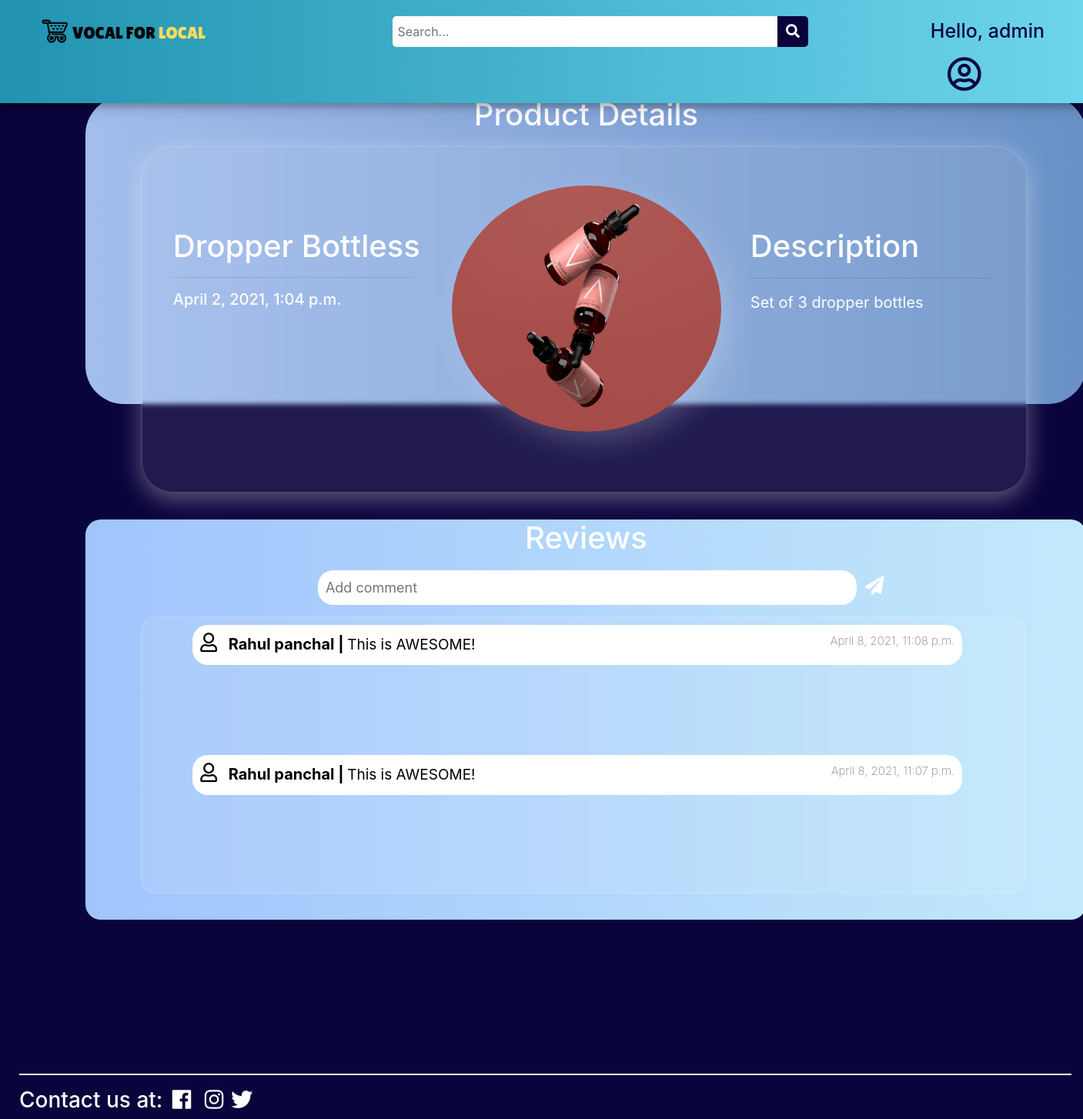
/RaRo/products/Dropper Bottless (signed in), run on the app's committed database.
### main/models.py (models this page shows, shortened)
class Post(models.Model):
    p_id = models.IntegerField(primary_key=True, null=False)
    name = models.CharField(max_length=50,null=True)
    description = models.CharField(max_length=1000, null=True)
    photo = models.ImageField(upload_to="images/",null=True,verbose_name="")
    owner = models.ForeignKey(Customer, null=True, on_delete= models.CASCADE)
    date_created = models.DateTimeField(auto_now_add=True, null=True)
    category = models.CharField(max_length=100, null=True)
    availability = models.CharField(max_length=20, null=True)
    location = models.CharField(max_length=50, null=True)
    business_name = models.CharField(max_length=50,null=True)
    price = models.IntegerField(null=True)
    @property
    def imageURL(self):
        try:
            url = self.photo.url
        except :
            url = ''
        return url

class Comment(models.Model):
    c_id = models.IntegerField(primary_key = True, null = False)
    text = models.CharField(max_length=200, null=True)
    p_id = models.ForeignKey(Post, null =True, on_delete = models.CASCADE)
    c_by = models.ForeignKey(Customer, null=True, on_delete = models.SET_NULL)
    timestamp = models.DateTimeField(auto_now_add=True, null=True)

class Customer(models.Model):
    id = models.IntegerField(primary_key=True, null=False)
    name = models.CharField(max_length=100, null=True)
    phone = models.CharField(max_length=10, null=True)
    email = models.CharField(max_length=50, null=True)
    state = models.CharField(max_length=20, null=True)
    postal_code = models.IntegerField(null=True)
    city = models.CharField(max_length=20, null=True)
    address = models.CharField(max_length=100, null=True)
    business_name = models.CharField(max_length=50,null=True)
    date_created = models.DateTimeField(auto_now_add=True, null=True)
    def __str__(self):
	    return str(self.name)

### main/views.py (the view, shortened to what this page needs)
# urls.py: path('<str:business>/products/<str:name>',views.viewPost,name="viewPost"),
def viewPost(request, business, name):
    try:
        p = Post.objects.filter(business_name=business, name=name)[0]
    except Post.DoesNotExist:
        raise Http404("No such Product is available with {}".format(business))
    comments = Comment.objects.filter(p_id=p).order_by('-c_id')
    context = {"p": p, "comments": comments}
    return render(request, 'main/viewPost.html', context)

### main/templates/main/viewPost.html (shortened to what this page needs)
{% load static %}
<!DOCTYPE html>
<html lang="en">
<head>
  <link rel="stylesheet" href="https://use.fontawesome.com/releases/v5.6.1/css/all.css"
 />
  <link rel="stylesheet" href="https://cdn.jsdelivr.net/npm/bootstrap@4.6.0/dist/css/bootstrap.min.css"
>
    <link rel="stylesheet" href="{%static '/css/viewPost.css' %}">
</head>
<body style="background-color: #0a043c;">
  <div class="topnav">
    <a class="active" href="{% url 'home' %}">
      <img id="logo" src="{% static 'images/logo.png' %}" alt="VocalForLocal" />
    </a>
    <div class="search">
      <input type="text" placeholder=" Search..." name="key" id="search-placeholder" />
      <button id="srch" type="submit" onclick="validatePlaceHolder(this)">
        <i class="fa fa-search" style="font-size: 18px"> </i>
      </button>
    </div>
    <span class="hello-msg">
      Hello, {% if user.is_authenticated %} {{request.user}} {% else %} User
      {% endif %}
    </span>
    <a class="nav-link dropdown-toggle" href="#" id="navbarDropdown" role="button" data-bs-toggle="dropdown" aria-expanded="false"          style="margin-left: 160px;">
      <i class="far fa-user-circle" style="color:#0a043c; font-size: 45px;"></i>
    </a>
  </div>
  <div class="container-fluid">
    <div id="post-card">
      <h2 style="text-align: center;margin-top: 17px; font-size: 40px;">Product Details</h2>
    </div>
    <div id="image-card">
      <div id="pdt-icon">
        <img src="{{p.imageURL}}" alt="product img" id="pdt-img" style="width: 350px;height: 320px; background-position: center; background-size: cover; border-radius: 50%;">
      </div>
      <div id="pdt-info">
        <h1 id="pdt-name">
          {{p.name}}
        </h1>
        <hr style="width:90%; ">
        <h2 id="price">
          {{p.date_created}}
        </h2>
      </div>
      <div id="details">
        <h1 id="description">
           Description
        </h1>
        <hr style="text-align: center;margin-top: 17px;width: 90%;">
        <div id="description-text">
          <p style="width: 320px; overflow-wrap: break-word; font-size: 20px;">{{p.description}}</p>
        </div>
      </div>
    </div>
    <div id="comments">
      <h2 style="text-align: center;margin-top: 17px; font-size: 40px;">Reviews</h2>
      <div id="comment-container">
        {% if comments %}
        {% for c in comments %}
        <div class="comment-card">
          <span><i class="far fa-user" style="font-size: 25px; color: black; margin-right: 10px;"></i></span>
          <span style="font-size: 20px;font-weight: bold;">{{c.c_by}} |</span>
          <span style="font-size: 19px;font-weight: 400;"> {{c.text}}<span style="float: right;font-size: 15px; font-weight: 200; color: grey">{{c.timestamp}}</span></span>
        </div>
        {% endfor%}
        {% else %}
       <div style="margin-left: 270px; margin-top: 10px;">
        <img src="{% static 'images/default_msg.PNG' %}" alt="NO COMMENTS" style="border-radius: 30px;">
       </div>
        {% endif %}
      </div>
      <div id="comment-box">
        <form method="POST" action = "{% url 'viewPost' business=p.business_name name=p.name %}">
          <input type="text" placeholder="Add comment" id="review" name="c_text" required>
          <button id="comment-btn" type="submit" style="background: none;border: none;"><i class="fa fa-paper-plane" aria-hidden="true" style="font-size: 25px;color: white;"></i></button>
        </form>
      </div>
    </div>
    <div class="footer" style="padding-left: 10px;">
      <hr style="width:100%; height: 0.5px; background-color: white;"/>
      <h3 style="color: white;">Contact us at: <span style="margin:0px 5px;"><i class="fab fa-facebook"></i></span>
        <span style="margin:0px 5px;"><i class="fab fa-instagram"></i></span><span style="margin:0px 5px;"><i class="fab fa-twitter"></i></span>
    </div>
  </div>
</body>
</html>

### static/css/viewPost.css (style rules this page uses)
* { box-sizing: border-box; }
.hello-msg { position: relative; float: right; font: verdana; font-weight: 500; font-size: 25px; color: #0a043c; margin-right: 50px; margin-top: 22px; text-align: center; }
.topnav { background: linear-gradient(to right, #2193b0, #6dd5ed); overflow: visible; box-shadow: 0 4px 8px 0 rgba(0, 0, 0, 0.2), 0 6px 20px 0 rgba(0, 0, 0, 0.19); position: fixed; top: 0; width: 100%; z-index: 3; }
.topnav a { float: left; padding: 14px 5px; text-decoration: none; font-size: 17px; }
.topnav a.active { color: rgb(255, 102, 0); text-shadow: 2px 2px 7px #ebab4a; transition: all 0.8s; border-radius: 10px; }
.search input[type="text"] { width: 500px; height: 40px; border-top-left-radius: 5px; border-bottom-left-radius: 5px; border: none; margin-top: 20px; background-color: #ffff; }
.search { float: left; margin-left: 200px; margin-top: 1px; }
#srch { transition: all 0.5s; }
.search button { height: 40px; width: 40px; background-color: #0a043c; color: #ffff; border-top-right-radius: 5px; border-bottom-right-radius: 5px; float: right; margin-top: 20px; padding: 5px 10px; margin-right: 16px; font-size: 12px; border: none; cursor: pointer; }
#logo { width: 300px; height: 100%; overflow: hidden; margin-top: -6px; }
.dropdown-toggle::after { display: none; }
.dropdown-toggle { transition: all 0.8s; }
#post-card { margin-top: 125px; position: relative; width: 1300px; height: 400px; background: linear-gradient(to right, #a3bded, #6991c7); background-position: top; background-repeat: no-repeat; background-size: cover; margin-left: 7%; border-radius: 50px; color: white; }
#image-card { margin-top: -335px; position: absolute; width: 1150px; height: 450px; background: rgba(253, 253, 253, 0.089); box-shadow: 0 8px 32px 0 rgba(250, 250, 248, 0.37); backdrop-filter: blur( 3.0px ); -webkit-backdrop-filter: blur( 6.0px ); border-radius: 10px; border: 1px solid rgba( 255, 255, 255, 0.18 ); margin-left: 12%; border-radius: 40px; z-index: 2; color: white; transition: all 0.9s; }
#pdt-img { transition: all 0.5s; box-shadow: 10px 15px 48px -9px rgba(255,255,255,0.28); -webkit-box-shadow: 10px 15px 48px -9px rgba(255,255,255,0.28); -moz-box-shadow: 10px 15px 48px -9px rgba(255,255,255,0.28); }
#pdt-icon { position: absolute; width: 350px; height: 320px; border-radius: 50%; margin-top: 50px; margin-left: 35%; }
#pdt-info { position: absolute; width: 350px; height: 300px; margin-top: 75px; margin-left: 20px; }
#pdt-name { overflow-wrap: break-word; margin-top: 30px; overflow:hidden; margin-left: 20px; }
#price { overflow:hidden; margin-left: 20px; font-size: 20px; }
#details { position: absolute; width: 350px; height: 300px; margin-top: 75px; margin-left: 770px; }
#description { margin-top: 30px; margin-left: 20px; }
#description-text { width: 300px; margin-left: 20px; }
#comments { margin-top: 150px; position: relative; width: 1300px; height: 520px; background: linear-gradient(to right, #a1c4fd, #c2e9fb); background-size: cover; background-position: center; background-repeat: no-repeat; border-radius: 20px; margin-left: 7%; color: white; margin-bottom: 200px; }
#comment-container { padding: 10px; margin-top: 70px; position: absolute; width: 1150px; height: 360px; margin-left: 5.5%; display: flex; flex-direction: row; flex-wrap: wrap; overflow-y: scroll; background: rgba(253, 253, 253, 0.089); backdrop-filter: blur( 3.0px ); -webkit-backdrop-filter: blur( 6.0px ); border-radius: 20px; border: 1px solid rgba( 255, 255, 255, 0.18 ); }
#comment-box { position: absolute; margin-top: 10px; width: 1150px; height: 50px; margin-left: 5.5%; }
#review { width: 700px; height: 45px; border: none; border-radius: 20px; margin-left: 20%; outline: none; padding-left: 10px; font-size: large; }
.comment-card { position: relative; width: 1000px; height: fit-content; margin-left:5%; padding: 10px; margin-bottom: 10px; border-bottom: solid 0.5px white; background-color: white; border-radius:20px ; transition: all 0.5s; color: black; }
#comment-btn { transition: all 0.5s; }

### data on the page
Post: imageURL (picture), name "Dropper Bottless", date_created "April 2, 2021, 1:04 p.m.", description "Set of 3 dropper bottles"
Comment: c_by "Rahul panchal", text "This is AWESOME!", timestamp "April 8, 2021, 11:08 p.m."
Comment: c_by "Rahul panchal", text "This is AWESOME!", timestamp "April 8, 2021, 11:07 p.m."

### other printed values
{{ request.user }} "admin"
